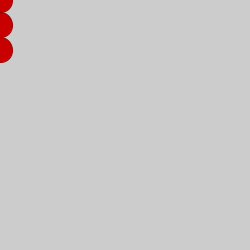
Frame 1 (no input)
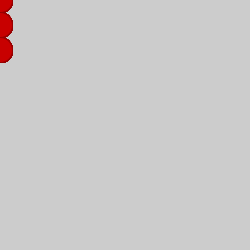
Frame 60 (the mouse pressed at the canvas centre just before this capture)
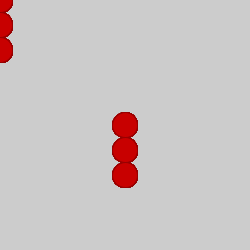
Frame 120 (the mouse held since frame 60 and released just before this capture)

The Processing sketch that drew these frames (run headless with seeded random() and noise(); from frame 60 on, the mouse is pressed at the canvas centre):

// Processing sketch: matrix
// ── matrix.pde
// create a matrix

void setup() {
  size(250, 250);
}

void draw() {
  stroke(150,0,0);
  // creating the matix 
  pushMatrix(); // starting a matrix
  translate(mouseX, mouseY); // moving the matrix
  fill(200, 0, 0);
  ellipse(0, 0, 25, 25);
  ellipse(0, 25, 25, 25);
  ellipse(0, 50, 25, 25);
  popMatrix(); // closing the matrix
}
